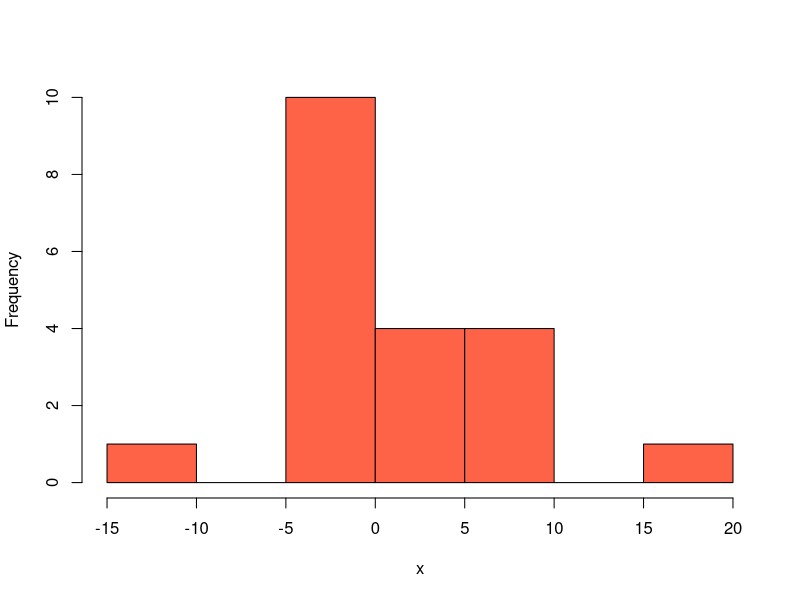
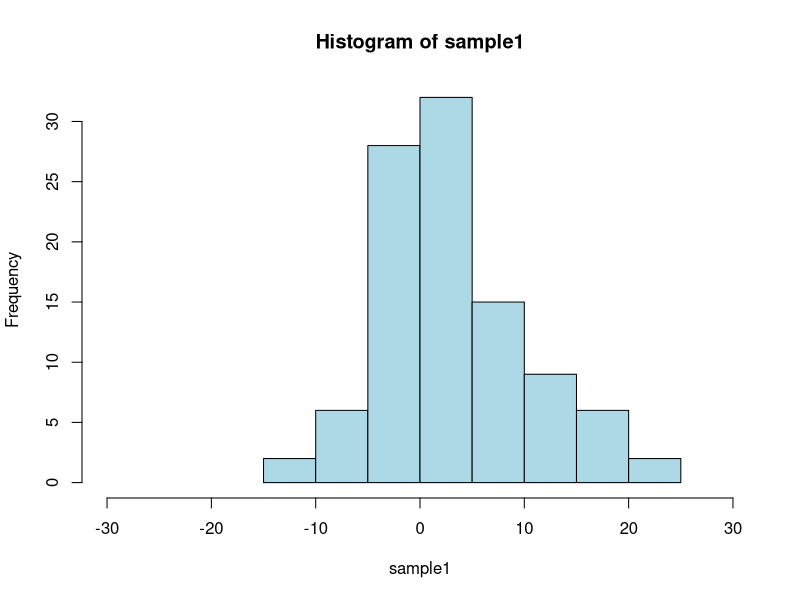
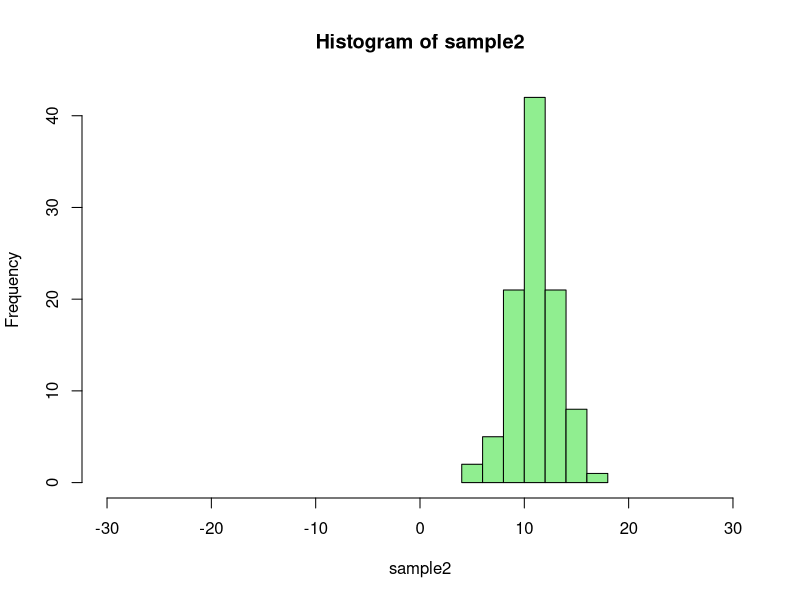
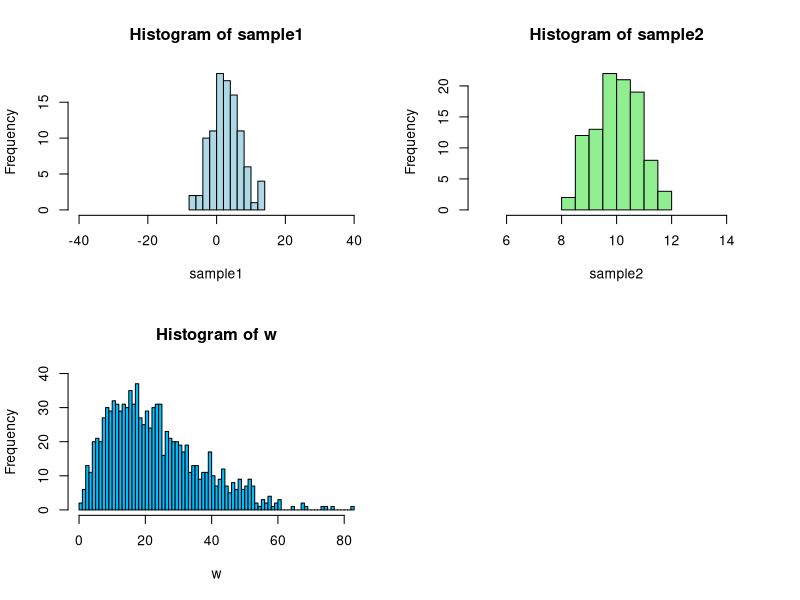

Write R code to recreate these figures, in order.
## ---- chunk 1
set.seed(1234)
x <- rnorm(20, mean=3, sd=6)
hist(x, col="tomato", main="")
## ---- chunk 2
set.seed(1234)
sample1 <- rnorm(100, 4, 7)
sample2 <- rnorm(100, 11, 2)
hist(sample1, col="lightblue", xlim=c(-30, 30))
## ---- chunk 3
hist(sample2, col="lightgreen", xlim=c(-30, 30))
## ---- chunk 4
set.seed(12)
sample1 <- rnorm(100, 3, 5)
sample2 <- rnorm(100, 10, 0.8)
par(mfrow=c(2,2))
hist(sample1, col="lightblue", xlim=c(-40, 40))
hist(sample2, col="lightgreen", xlim=c(5, 15))
## ---- chunk 5
set.seed(2)
w <- rbeta(1000, 2, 7)*100
hist(w, breaks=60, col= "deepskyblue", ylim=c(0, 40))
